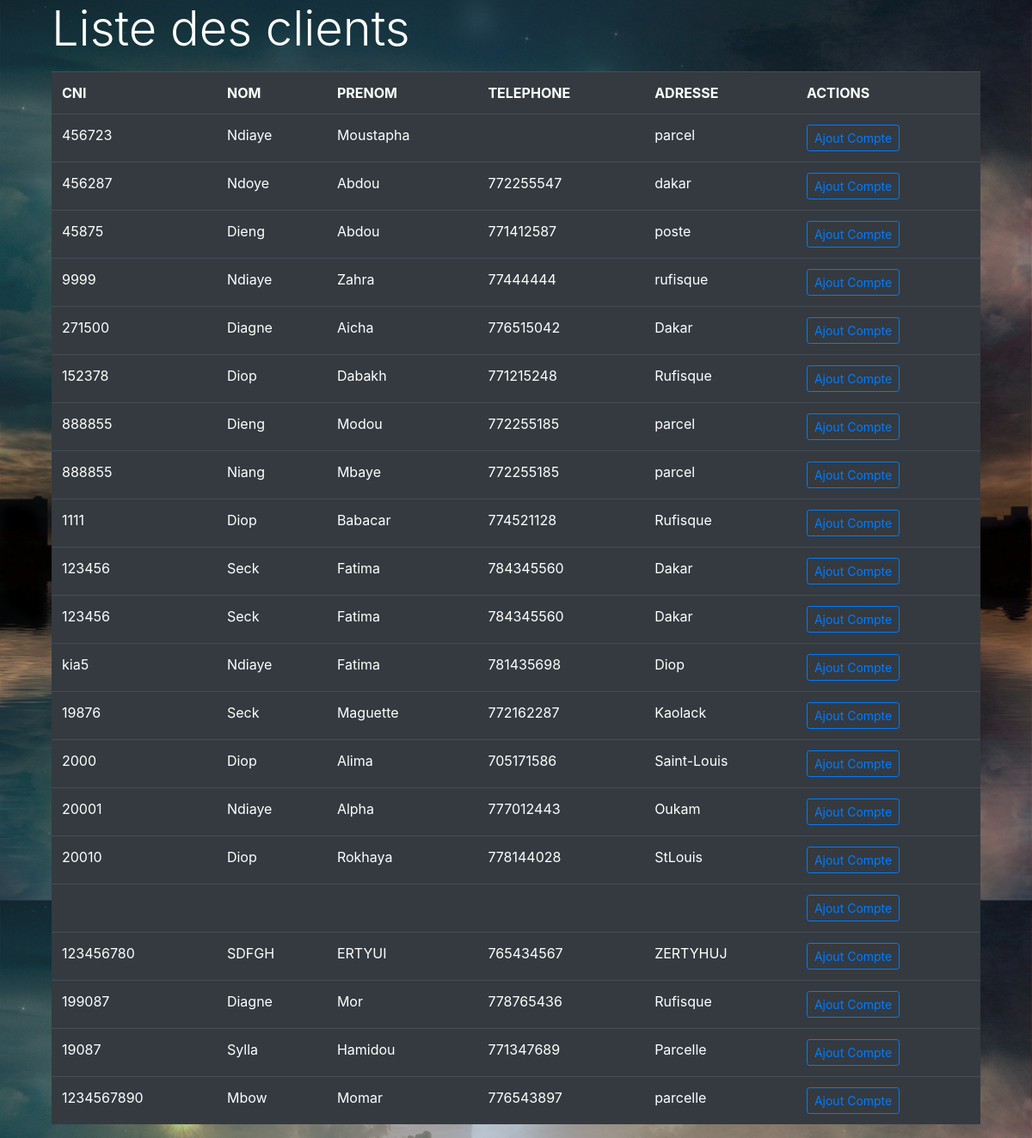
The app's page /view/clients.php with its own data.
### tables this page shows
CREATE TABLE IF NOT EXISTS `client` (
  `id` int(11) NOT NULL AUTO_INCREMENT,
  `cni` varchar(30) NOT NULL,
  `nom` varchar(30) NOT NULL,
  `prenom` varchar(40) NOT NULL,
  `adresse` varchar(255) NOT NULL,
  `tel` varchar(15) NOT NULL,
  PRIMARY KEY (`id`)
);

### model/modelClient.php (called while the page is built, shortened)
<?php
    require_once 'bd.php';
    function listeClients(){
        global $bd;
        $sql = "SELECT * FROM client";
        return $bd->query($sql)->fetchAll();
    }

### view/clients.php (the view, shortened to what this page needs)
<?php
include'../header.php';
?>
<?php
require_once '../model/modelClient.php';
$listClients = listeClients();
?>
<div class="container">
    <div class="container">
        <h5 class="display-4 mb-3 text-white">Liste des clients</h5>
        <table class="table table-hover  table table-dark ">
            <tr>
                <th>CNI</th>
                <th>NOM</th>
                <th>PRENOM</th>
                <th>TELEPHONE</th>
                <th>ADRESSE</th>
                <th>ACTIONS</th>
            </tr>
            <?php
            foreach ($listClients as $c){
                ?>
                <tr>
                    <td> <?=$c['cni'] ?> </td>
                    <td> <?=$c['nom'] ?> </td>
                    <td> <?=$c['prenom'] ?> </td>
                    <td> <?=$c['tel'] ?> </td>
                    <td> <?=$c['adresse'] ?> </td>
                    <td>
                        <a class="btn btn-sm btn-outline-primary" href="/BanqueDuPeuple/view/indexFinance.php?view=ajoutCompte&cin=<?=$c['cni'] ?>&idClient=<?= $c['id'] ?>">Ajout Compte</a>
                    </td>
                </tr>
            <?php } ?>
        </table>
    </div>
</div>

### header.php (shortened to what this page needs)
<!DOCTYPE html>
<html>
    <head>
        <link rel="stylesheet" href="/BanqueDuPeuple/assets/css/bootstrap.min.css">
    </head>
    <body>

### view/clients.php (style rules this page uses)
body { background-image: url("../assets/img/univers.jpg"); background-size: 100%; }

### records on screen
client: cni "456723", nom "Ndiaye", prenom "Moustapha", adresse "parcel"
client: cni "456287", nom "Ndoye", prenom "Abdou", tel "772255547", adresse "dakar"
client: cni "45875", nom "Dieng", prenom "Abdou", tel "771412587", adresse "poste"
client: cni "9999", nom "Ndiaye", prenom "Zahra", tel "77444444", adresse "rufisque"
client: cni "271500", nom "Diagne", prenom "Aicha", tel "776515042", adresse "Dakar"
client: cni "152378", nom "Diop", prenom "Dabakh", tel "771215248", adresse "Rufisque"
client: cni "888855", nom "Dieng", prenom "Modou", tel "772255185", adresse "parcel"
client: cni "888855", nom "Niang", prenom "Mbaye", tel "772255185", adresse "parcel"
client: cni "1111", nom "Diop", prenom "Babacar", tel "774521128", adresse "Rufisque"
client: cni "123456", nom "Seck", prenom "Fatima", tel "784345560", adresse "Dakar"
client: cni "123456", nom "Seck", prenom "Fatima", tel "784345560", adresse "Dakar"
client: cni "kia5", nom "Ndiaye", prenom "Fatima", tel "781435698", adresse "Diop"
client: cni "19876", nom "Seck", prenom "Maguette", tel "772162287", adresse "Kaolack"
client: cni "2000", nom "Diop", prenom "Alima", tel "705171586", adresse "Saint-Louis"
client: cni "20001", nom "Ndiaye", prenom "Alpha", tel "777012443", adresse "Oukam"
client: cni "20010", nom "Diop", prenom "Rokhaya", tel "778144028", adresse "StLouis"
client: cni "123456780", nom "SDFGH", prenom "ERTYUI", tel "765434567", adresse "ZERTYHUJ"
client: cni "199087", nom "Diagne", prenom "Mor", tel "778765436", adresse "Rufisque"
client: cni "19087", nom "Sylla", prenom "Hamidou", tel "771347689", adresse "Parcelle"
client: cni "1234567890", nom "Mbow", prenom "Momar", tel "776543897", adresse "parcelle"
